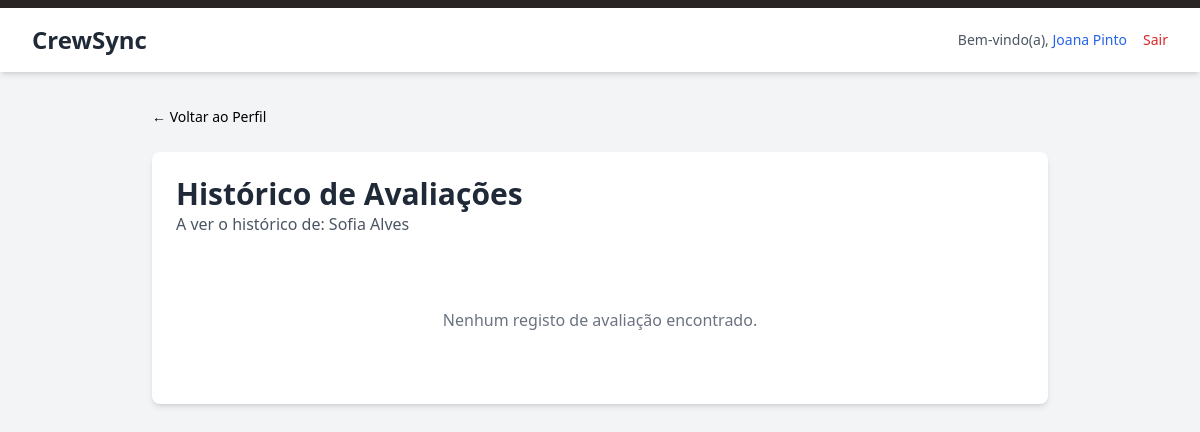
Before: /public/historico_avaliacoes.php?id=1 (signed in) with the older database file.
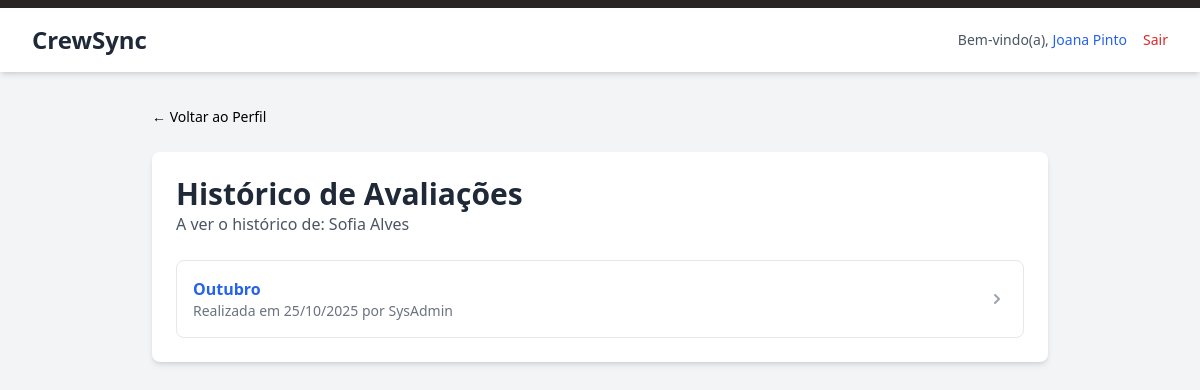
After: the same page with the newer database file.
### tables this page shows
CREATE TABLE `avaliacoes` (
  `id` int(10) UNSIGNED NOT NULL,
  `funcionario_id` int(10) UNSIGNED NOT NULL,
  `avaliador_user_id` int(10) UNSIGNED DEFAULT NULL,
  `periodo` varchar(100) NOT NULL,
  `data_avaliacao` date NOT NULL,
  `comentarios_finais` text DEFAULT NULL,
  `objetivos_futuros` text DEFAULT NULL,
  `status` varchar(50) NOT NULL DEFAULT 'Concluída'
);

### public/historico_avaliacoes.php (the view, shortened to what this page needs)
<?php
require_once '../config/db.php';
$funcionario_id = (int)$_GET['id'];
try {
    $stmt_func = $pdo->prepare("SELECT nome_completo FROM funcionarios WHERE id = ?");
    $stmt_func->execute([$funcionario_id]);
    $funcionario_nome = $stmt_func->fetchColumn();
    $stmt_avaliacoes = $pdo->prepare("
        SELECT a.*, COALESCE(u.nome, u.email) as avaliador_nome
        FROM avaliacoes a
        LEFT JOIN utilizadores u ON a.avaliador_user_id = u.id
        WHERE a.funcionario_id = ?
        ORDER BY a.data_avaliacao DESC
    ");
    $stmt_avaliacoes->execute([$funcionario_id]);
    $avaliacoes = $stmt_avaliacoes->fetchAll(PDO::FETCH_ASSOC);
} catch (PDOException $e) {
    die("Erro ao carregar o histórico: " . $e->getMessage());
}
?>
<!DOCTYPE html>
<html lang="pt-PT" class="bg-gray-100">
<head>
    <link href="<?= BASE_URL ?>/public/css/style.css" rel="stylesheet">
</head>
<body class="bg-gray-100">
    <?php include_once '../src/templates/header.php'; ?>
    <main class="p-8">
        <div class="max-w-4xl mx-auto">
            <div class="mb-6">
                <a href="funcionario_detalhe.php?id=<?= $funcionario_id ?>" class="inline-flex items-center gap-2 text-sm ...">
                    &larr; Voltar ao Perfil
                </a>
            </div>
            <div class="bg-white rounded-lg shadow-md p-6">
                <h1 class="text-3xl font-bold text-gray-800">Histórico de Avaliações</h1>
                <p class="text-gray-600 mb-6">A ver o histórico de: <strong class="font-medium"><?= htmlspecialchars($funcionario_nome) ?></strong></p>
                <div class="space-y-4">
                    <?php if (empty($avaliacoes)): ?>
                        <p class="text-center text-gray-500 py-12">Nenhum registo de avaliação encontrado.</p>
                    <?php else: ?>
                        <?php foreach ($avaliacoes as $avaliacao): ?>
                            <a href="ver_avaliacao.php?id=<?= $avaliacao['id'] ?>" class="block border rounded-lg p-4 transition-all duration-300 hover:bg-gray-50 hover:shadow-sm">
                                <div class="flex justify-between items-center">
                                    <div>
                                        <p class="font-semibold text-blue-600"><?= htmlspecialchars($avaliacao['periodo']) ?></p>
                                        <p class="text-sm text-gray-500">
                                            Realizada em <?= htmlspecialchars(date('d/m/Y', strtotime($avaliacao['data_avaliacao']))) ?>
                                            por <?= htmlspecialchars($avaliacao['avaliador_nome'] ?? 'Utilizador Apagado') ?>
                                        </p>
                                    </div>
                                    <svg xmlns="http://www.w3.org/2000/svg" class="h-5 w-5 text-gray-400" viewBox="0 0 20 20" fill="currentColor"><path fill-rule="evenodd" d="M7.293 14.707a1 1 0 010-1.414L10.586 10 7.293 6.707a1 1 0 011.414-1.414l4 4a1 1 0 010 1.414l-4 4a1 1 0 01-1.414 0z" clip-rule="evenodd" /></svg>
                                </div>
                            </a>
                        <?php endforeach; ?>
                    <?php endif; ?>
                </div>
            </div>
        </div>
    </main>
</body>
</html>

Changed rows visible on the page:
added avaliacoes: periodo "Outubro", data_avaliacao "25/10/2025", avaliador_nome "SysAdmin"
Other visible differences:
text no longer shown: "Nenhum registo de avaliação encontrado."
